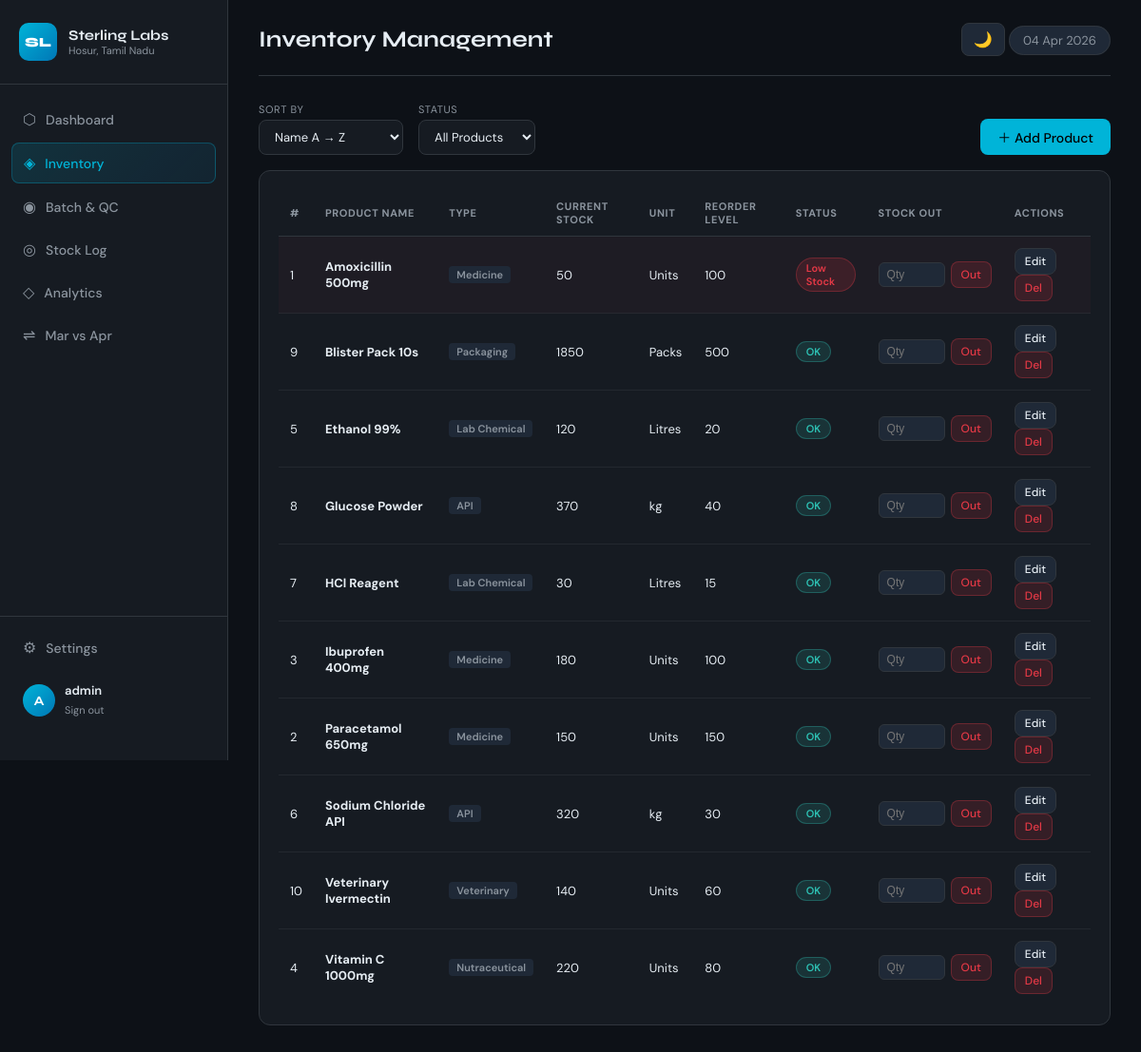
The page /inventory (signed in) on the database its author committed.
### tables this page shows
CREATE TABLE products (
        id INTEGER PRIMARY KEY AUTOINCREMENT,
        product_name TEXT NOT NULL,
        product_type TEXT NOT NULL,
        unit TEXT NOT NULL,
        reorder_level INTEGER DEFAULT 50,
        current_stock INTEGER DEFAULT 0
    );

### app.py (the view)
@app.route('/inventory')
@login_required
def inventory():
    sort   = request.args.get('sort','name_asc')
    status = request.args.get('status','all')
    order_map = {'name_asc':'product_name ASC','name_desc':'product_name DESC',
                 'stock_asc':'current_stock ASC','stock_desc':'current_stock DESC'}
    order_sql = order_map.get(sort,'product_name ASC')
    where_sql = ''
    if status == 'low':  where_sql = 'WHERE current_stock < reorder_level'
    elif status == 'ok': where_sql = 'WHERE current_stock >= reorder_level'
    conn = get_db()
    products = conn.execute(f'SELECT * FROM products {where_sql} ORDER BY {order_sql}').fetchall()
    conn.close()
    return render_template('inventory.html', products=products, sort=sort, status=status)

### app.py (called while the page is built)
def get_db():
    conn = sqlite3.connect(DB_PATH)
    conn.row_factory = sqlite3.Row
    return conn

def login_required(f):
    @wraps(f)
    def decorated(*args, **kwargs):
        if 'user_id' not in session:
            return redirect(url_for('login'))
        return f(*args, **kwargs)
    return decorated

@app.context_processor
def inject_globals():
    return {'now': datetime.now().strftime('%d %b %Y'), 'current_user': session.get('username','')}

### templates/inventory.html (shortened to what this page needs)
{% extends 'base.html' %}
{% block page_title %}Inventory Management{% endblock %}
{% block content %}
<div class="filter-bar">
    <div class="filter-group">
        <label>Sort by</label>
        <select onchange="applyFilter()" id="sortSel">
            <option value="name_asc"  {% if sort=='name_asc'  %}selected{% endif %}>Name A → Z</option>
        </select>
    </div>
    <div class="filter-group">
        <label>Status</label>
        <select onchange="applyFilter()" id="statusSel">
            <option value="all" {% if status=='all' %}selected{% endif %}>All Products</option>
        </select>
    </div>
    <a href="{{ url_for('add_product') }}" class="btn btn-primary" style="margin-left:auto">＋ Add Product</a>
</div>
<div class="card">
    <table class="table">
        <thead>
            <tr>
                <th>#</th><th>Product Name</th><th>Type</th>
                <th>Current Stock</th><th>Unit</th><th>Reorder Level</th>
                <th>Status</th><th>Stock Out</th><th>Actions</th>
            </tr>
        </thead>
        <tbody>
        {% for p in products %}
        <tr class="{% if p['current_stock'] < p['reorder_level'] %}row-alert{% endif %}">
            <td>{{ p['id'] }}</td>
            <td><strong>{{ p['product_name'] }}</strong></td>
            <td><span class="type-badge">{{ p['product_type'] }}</span></td>
            <td>{{ p['current_stock'] }}</td>
            <td>{{ p['unit'] }}</td>
            <td>{{ p['reorder_level'] }}</td>
            <td>
                {% if p['current_stock'] < p['reorder_level'] %}
                <span class="badge badge-danger">Low Stock</span>
                {% else %}
                <span class="badge badge-success">OK</span>
                {% endif %}
            </td>
            <td>
                <form method="POST" action="{{ url_for('stock_out', pid=p['id']) }}" class="inline-form">
                    <input type="number" name="quantity" min="1" max="{{ p['current_stock'] }}" placeholder="Qty" class="qty-input" required>
                    <button type="submit" class="btn btn-sm btn-danger">Out</button>
                </form>
            </td>
            <td>
                <a href="{{ url_for('edit_product', pid=p['id']) }}" class="btn btn-sm btn-secondary">Edit</a>
                <a href="{{ url_for('delete_product', pid=p['id']) }}" class="btn btn-sm btn-danger"
                   onclick="return confirm('Delete this product?')">Del</a>
            </td>
        </tr>
        {% endfor %}
        </tbody>
    </table>
</div>
{% endblock %}

### static/style.css (style rules this page uses)
*, *::before, *::after { box-sizing: border-box; margin: 0; padding: 0; }
:root { --bg: #0d1117; --surface: #161b22; --surface2: #1f2937; --border: #30363d; --accent: #00b4d8; --accent2: #0077b6; --text: #e6edf3; --text-muted: #8b949e; --green: #2ec4b6; --red: #e63946; --yellow: #ffd166; --font-head: 'Syne', sans-serif; --font-body: 'DM Sans', sans-serif; }
body { background: var(--bg); color: var(--text); font-family: var(--font-body); display: flex; min-height: 100vh; }
.card { background: var(--surface); border: 1px solid var(--border); border-radius: 12px; padding: 20px; margin-bottom: 16px; overflow-x: auto; }
.table { width: 100%; border-collapse: collapse; font-size: 13px; }
.table th { text-align: left; padding: 10px 12px; color: var(--text-muted); font-size: 11px; text-transform: uppercase; letter-spacing: 0.6px; border-bottom: 1px solid var(--border); }
.table td { padding: 12px 12px; border-bottom: 1px solid rgba(48,54,61,0.5); vertical-align: middle; }
.table tr:last-child td { border-bottom: none; }
.row-alert td { background: rgba(230,57,70,0.04); }
.badge { display: inline-block; padding: 3px 10px; border-radius: 20px; font-size: 11px; font-weight: 600; }
.badge-success { background: rgba(46,196,182,0.15); color: var(--green); border: 1px solid rgba(46,196,182,0.3); }
.badge-danger { background: rgba(230,57,70,0.15); color: var(--red); border: 1px solid rgba(230,57,70,0.3); }
.type-badge { display: inline-block; padding: 2px 8px; border-radius: 4px; font-size: 11px; font-weight: 600; background: var(--surface2); color: var(--text-muted); }
.btn { display: inline-block; padding: 9px 18px; border-radius: 8px; font-size: 14px; font-weight: 500; cursor: pointer; text-decoration: none; border: none; transition: all 0.2s; font-family: var(--font-body); }
.btn-primary { background: var(--accent); color: #000; }
.btn-secondary { background: var(--surface2); color: var(--text); border: 1px solid var(--border); }
.btn-danger { background: rgba(230,57,70,0.15); color: var(--red); border: 1px solid rgba(230,57,70,0.3); }
.btn-sm { padding: 5px 10px; font-size: 12px; }
.inline-form { display: flex; gap: 6px; align-items: center; }
.qty-input { width: 70px; background: var(--surface2); border: 1px solid var(--border); color: var(--text); padding: 5px 8px; border-radius: 6px; font-size: 12px; }
.filter-bar { display: flex; align-items: flex-end; gap: 16px; margin-bottom: 16px; flex-wrap: wrap; }
.filter-group { display: flex; flex-direction: column; gap: 4px; }
.filter-group label { font-size: 11px; color: var(--text-muted); text-transform: uppercase; letter-spacing: 0.6px; }
.filter-group select { background: var(--surface); border: 1px solid var(--border); color: var(--text); padding: 8px 12px; border-radius: 8px; font-size: 13px; font-family: var(--font-body); cursor: pointer; transition: border-color 0.2s; }

### rows shown on the page
products: id "1", product_name "Amoxicillin 500mg", product_type "Medicine", current_stock "50", unit "Units", reorder_level "100", shows "Low Stock"
products: id "9", product_name "Blister Pack 10s", product_type "Packaging", current_stock "1850", unit "Packs", reorder_level "500", shows "OK"
products: id "5", product_name "Ethanol 99%", product_type "Lab Chemical", current_stock "120", unit "Litres", reorder_level "20", shows "OK"
products: id "8", product_name "Glucose Powder", product_type "API", current_stock "370", unit "kg", reorder_level "40", shows "OK"
products: id "7", product_name "HCl Reagent", product_type "Lab Chemical", current_stock "30", unit "Litres", reorder_level "15", shows "OK"
products: id "3", product_name "Ibuprofen 400mg", product_type "Medicine", current_stock "180", unit "Units", reorder_level "100", shows "OK"
products: id "2", product_name "Paracetamol 650mg", product_type "Medicine", current_stock "150", unit "Units", reorder_level "150", shows "OK"
products: id "6", product_name "Sodium Chloride API", product_type "API", current_stock "320", unit "kg", reorder_level "30", shows "OK"
products: id "10", product_name "Veterinary Ivermectin", product_type "Veterinary", current_stock "140", unit "Units", reorder_level "60", shows "OK"
products: id "4", product_name "Vitamin C 1000mg", product_type "Nutraceutical", current_stock "220", unit "Units", reorder_level "80", shows "OK"

### other values the page prints
{{ current_user[0]|upper if current_user else 'U' }} "A"
{{ current_user }} "admin"
